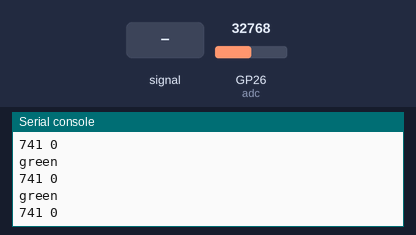
Recording of a program running on a simulated Raspberry Pi Pico running MicroPython. Shown: the last lines printed to the serial console. The inputs (shaded band) are chosen by the test bench; at power-on: GP26 (adc) = 32768 (analog values on the 0–65535 scale). The interpreter's speed is modelled, so counts of loop turns are approximate.

Above: at 1.2 s.
1.3 s: GP26 (adc) fed a 200 Hz sine of ±5242 counts around its level
At 1.32 s:
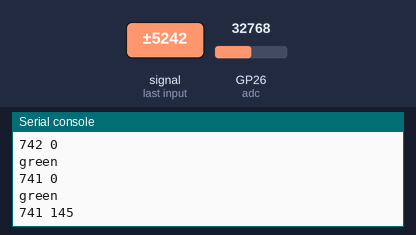
2.9 s: GP26 (adc) set to 0
At 2.92 s:
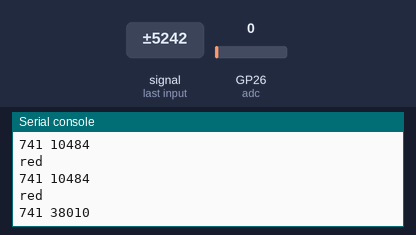
4.4 s: GP26 (adc) set to 32767
At 4.42 s:
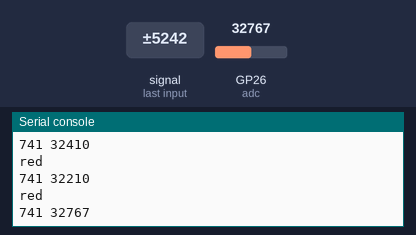
5.9 s: GP26 (adc) fed a 1000 Hz sine of ±16383 counts around its level
Timing chart, 0 to 8.4 s (numbered marks = the images above; inputs shaded):
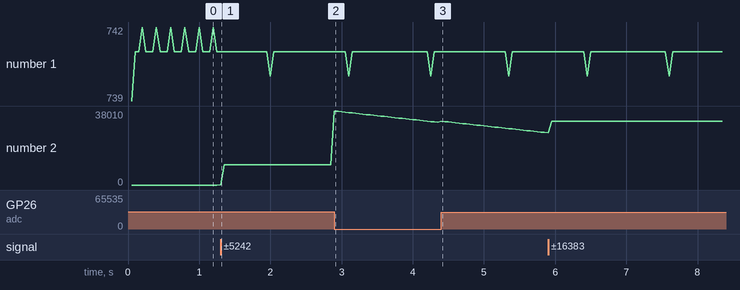

Measured:
- after the input at 1.3 s, the serial console: prints a new line at once (image 1)
- after the input at 2.9 s, the serial console: prints a new line at once (image 2)
- after the input at 4.4 s, the serial console: prints a new line at once (image 3)
- plotted number 2: 0 → 10484 after the input at 1.3 s, 10484 → 32210 after the input at 2.9 s, 32210 → 26967 after the input at 4.4 s

The program:

t13_sm.py
```python
from machine import Pin, ADC
import utime

# Set up ADC to read voltage from microphone
#adc = ADC(Pin(26))
adc = ADC(0)

sound = 0

sound_max = 2**16
sound_red = 2**13
sound_yel = 2**12

forget = 200
sample_period = 50 # ms
count = 0
while True:
    start = utime.ticks_ms()
    mx = 0
    mn = 2**16
    while utime.ticks_diff(utime.ticks_ms(), start) < sample_period:
        val = adc.read_u16()
        count += 1
        if val > mx:
            mx = val
        if val < mn:
            mn = val

    peak_to_peak = mx - mn

    #print(peak_to_peak)
    if peak_to_peak > sound:
        sound = peak_to_peak

    if sound > sound_max:
        sound = sound_max

    if sound > sound_red:
        print("red")
    elif sound > sound_yel:
        print("yellow")
    else:
        print("green")

    print(count, sound)
    count = 0

    sound -= forget
    if sound < 0:
        sound = 0
```
